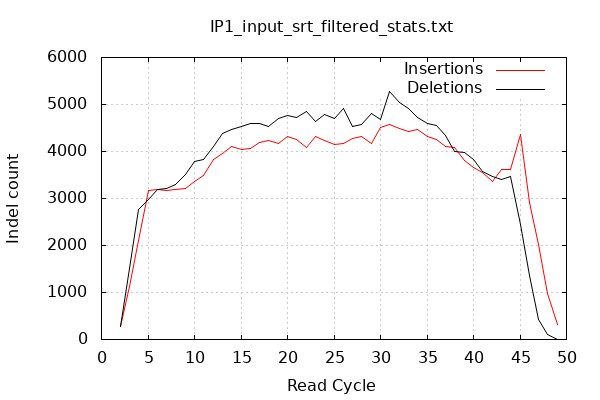

Write the gnuplot code that produced this figure.

        set terminal png size 600,400 truecolor
        set output "/home/qianhui/deaf1_chipseq/data/02_data_processed/samplestats/IP1_input_srt_filtered_stats/indel-cycles.png"
        set grid xtics ytics y2tics back lc rgb "#cccccc"
        set style line 1 linetype 1  linecolor rgb "red"
        set style line 2 linetype 2  linecolor rgb "black"
        set style line 3 linetype 3  linecolor rgb "green"
        set style line 4 linetype 4  linecolor rgb "blue"
        set style increment user
        set ylabel "Indel count"
        set xlabel "Read Cycle"
        set title "IP1_input_srt_filtered_stats.txt" noenhanced
    plot '-' w l ti 'Insertions', '' w l ti 'Deletions'
2	277
3	1124
4	2106
5	3172
6	3193
7	3175
8	3186
9	3203
10	3356
11	3493
12	3838
13	3960
14	4106
15	4045
16	4066
17	4190
18	4230
19	4169
20	4319
21	4263
22	4094
23	4310
24	4224
25	4145
26	4174
27	4269
28	4321
29	4178
30	4511
31	4581
32	4492
33	4432
34	4465
35	4327
36	4247
37	4103
38	4087
39	3799
40	3665
41	3545
42	3360
43	3611
44	3626
45	4369
46	2925
47	2030
48	980
49	326
end
2	280
3	1516
4	2766
5	2973
6	3196
7	3219
8	3297
9	3517
10	3777
11	3830
12	4102
13	4377
14	4459
15	4525
16	4606
17	4589
18	4533
19	4710
20	4769
21	4723
22	4849
23	4628
24	4793
25	4697
26	4918
27	4537
28	4577
29	4800
30	4671
31	5278
32	5038
33	4916
34	4724
35	4603
36	4556
37	4338
38	3992
39	3977
40	3838
41	3567
42	3471
43	3404
44	3467
45	2438
46	1358
47	435
48	112
49	0
end
